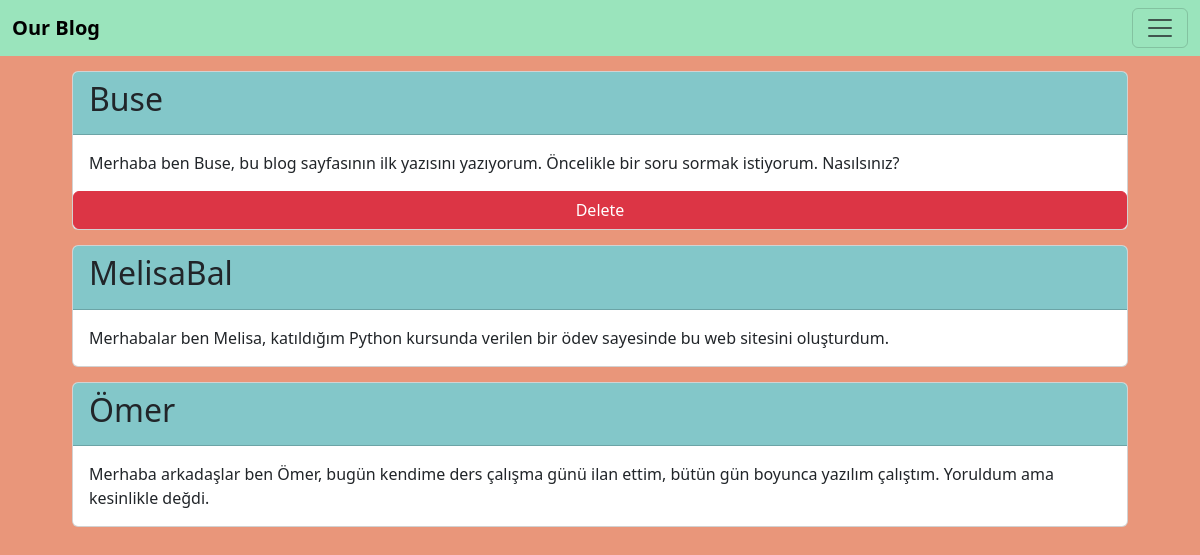
The app's page /blog_app/ (signed in) with its own data.
### blog_app/models.py (models this page shows, shortened)
class Blog(models.Model):
    username= models.ForeignKey(User,on_delete=models.CASCADE, null=True)
    message=models.CharField(max_length=500)

### blog_app/views.py (the view)
def homepage(request):
    all_writing = models.Blog.objects.all()
    writing_dict={"writings":all_writing}
    return render(request,'blog_app/home.html',context=writing_dict)

### blog_app/templates/blog_app/home.html (shortened to what this page needs)
{% extends "base.html" %}
{%block content %}
<div class="container" style="width: 90%;">
    {% for writing in writings %}
    <div class="card" >
        <div class="card-header" style="background-color: rgb(131, 199, 201);">
            <h2>{{ writing.username }} </h2>
        </div>
        <div class="card-body">
            <p class="card-text">{{ writing.message }}</p>
        </div>
        {% if writing.username == user %}
            <a href="{% url 'blog_app:delete' id=writing.id %}" class="btn btn-danger">Delete</a>
        {% endif %}
    </div>
    {% endfor %}
</div>
{%endblock%}

### templates/base.html (style rules this page uses)
body { background-color: darksalmon; }

### blog_app/templates/blog_app/home.html (style rules this page uses)
.card { margin-top: 15px; }

### records on screen
Blog: username "Buse", message "Merhaba ben Buse, bu blog sayfasının ilk yazısını yazıyorum. Öncelikle bir soru sormak istiyorum. Nasılsınız?", shows "Delete"
Blog: username "MelisaBal", message "Merhabalar ben Melisa, katıldığım Python kursunda verilen bir ödev sayesinde bu web sitesini oluşturdum."
Blog: username "Ömer", message "Merhaba arkadaşlar ben Ömer, bugün kendime ders çalışma günü ilan ettim, bütün gün boyunca yazılım çalıştım. Yoruldum ama kesinlikle değdi."
